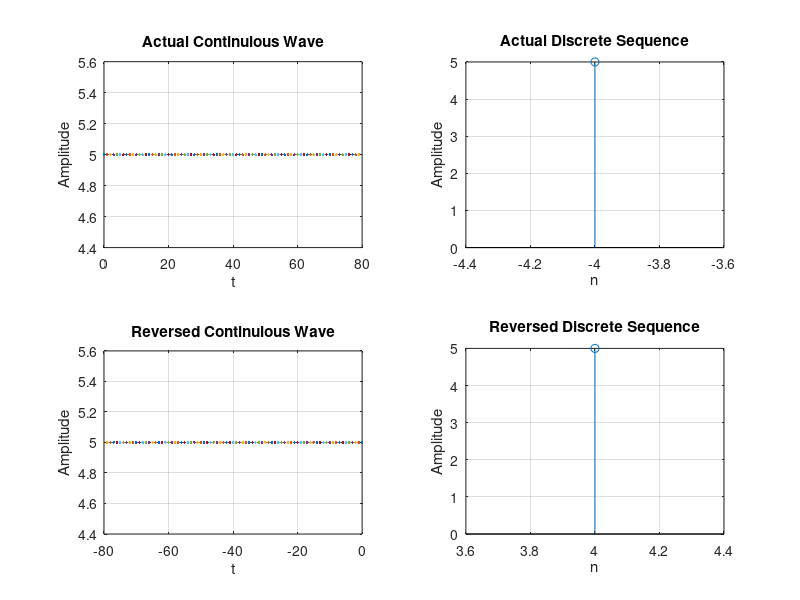

Here is the MATLAB script that generated this plot:
% assignment 3 q 2
% clear
clc;
clear all;
close all;

% creating plots for continuious waves
% set t range
t = 0:79;

% take wave equation from user
y = input('Enter a continuious signal : ' );

% plot actual wave
subplot(2,2,1);
plot(t,y);
title('Actual Continuious Wave');
xlabel('t');
ylabel('Amplitude');
grid on;

% plot reversed wave
subplot(2,2,3);
plot(-t,y);
title('Reversed Continuious Wave');
xlabel('t');
ylabel('Amplitude');
grid on;

% clearing workspace
clear all;

% creating plots for discrete wave
% take sequence from user
x = input('Enter a sequence : ' );
origin = round(abs(input('Enter origin index (starting from 1) : ')));
% set time range
n = -(origin-1):(length(x)-origin);

% plot original signal
subplot(2,2,2);
stem(n,x);
title('Actual Discrete Sequence');
xlabel('n');
ylabel('Amplitude');
grid on;

% plot reversed signal
subplot(2,2,4);
stem(-n,x);
title('Reversed Discrete Sequence');
xlabel('n');
ylabel('Amplitude');
grid on;
